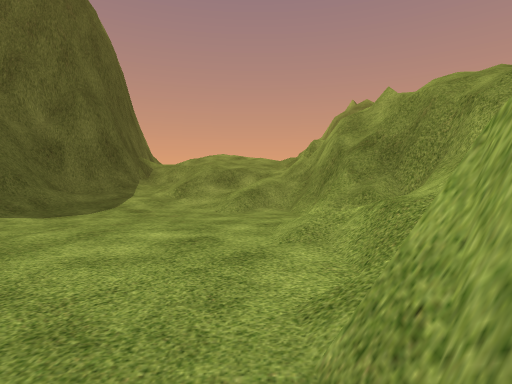
view 1 (above)

12 first-person views from a walk through a Unity game level. The camera is 1.4 m above the floor, tilts 2° down and sees 80° across. The floor is counted in squares, 2 m on a side. Each view is taken from the middle of a square. On the plan, view 1 faces up. The plan holds only what a view shows up to about 10 squares ahead; the rest is blank. The place goes on beyond the plan. Some trees and plants on the terrain are drawn as simple stand-ins. The player character is not drawn.

view 2
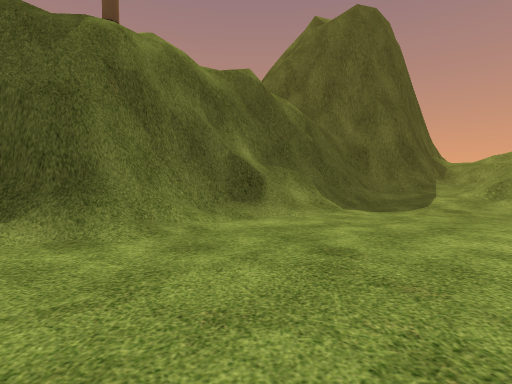

view 3
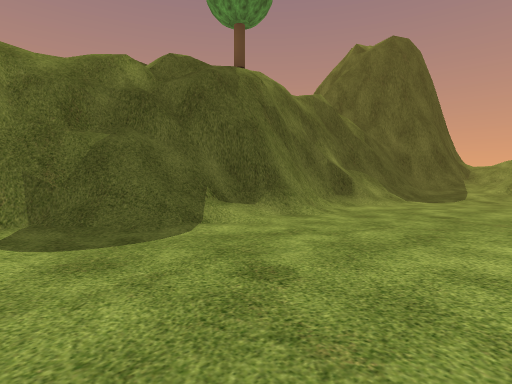

view 4
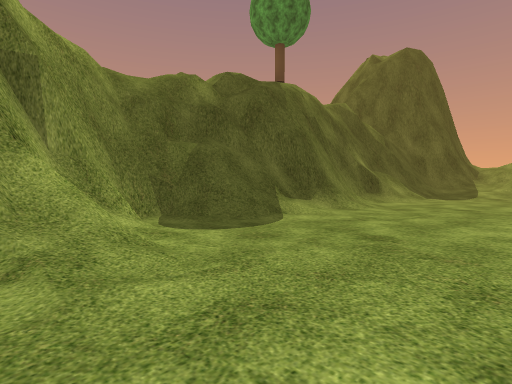

view 5
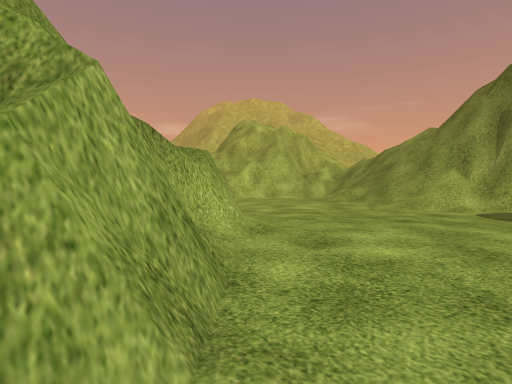

view 6
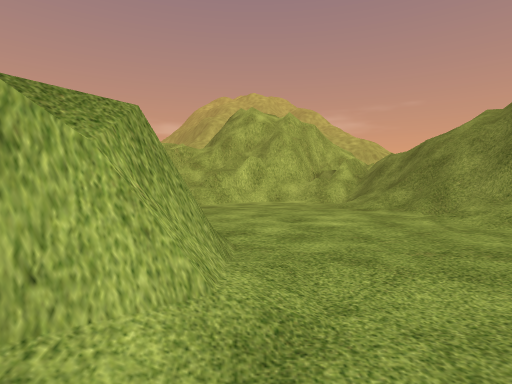

view 7
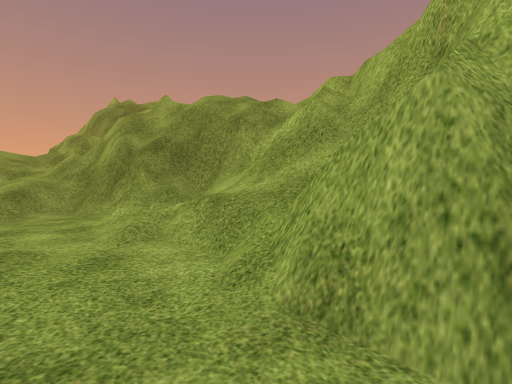

view 8
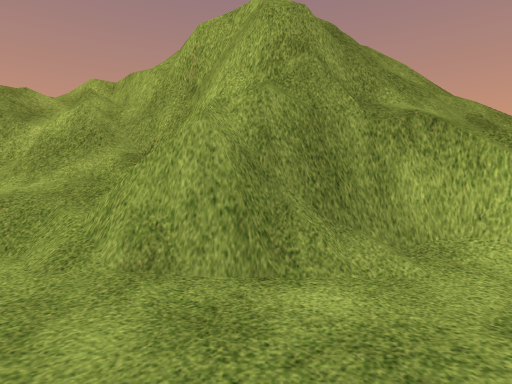

view 9
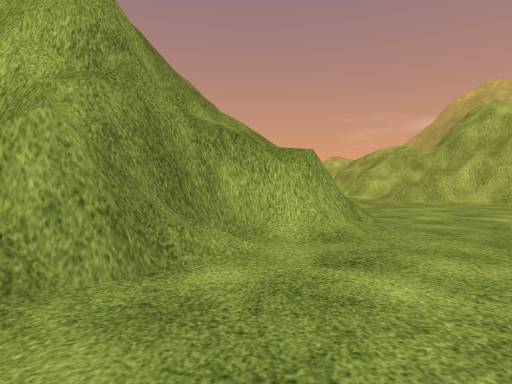

view 10
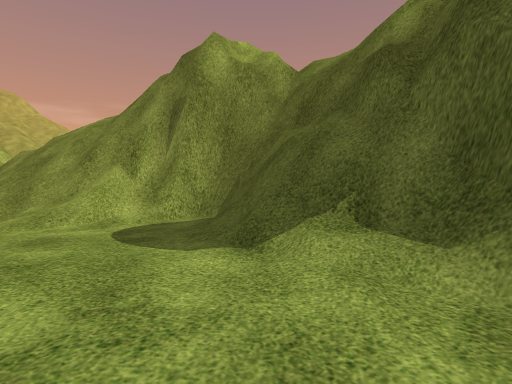

view 11
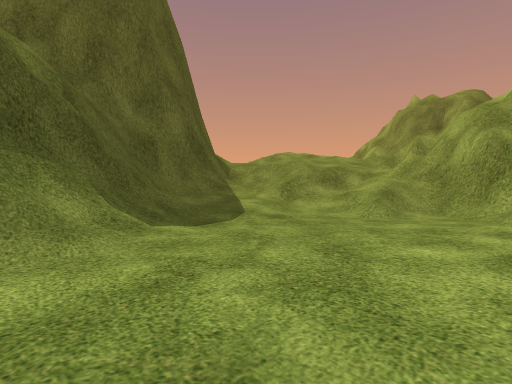

view 12
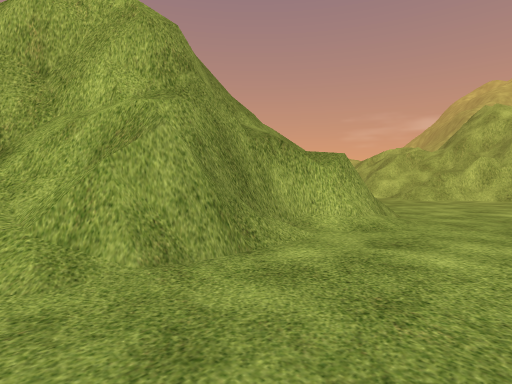

### Floor plan
Key: @ floor where view 1 was taken; # wall or solid block; . main floor; : floor 4.5 m higher than the main floor; + floor 5.5 m higher than the main floor; * floor 8.5 m higher than the main floor; / step, stairs or slope; = window, fence, low wall or low ledge; v drop or lower ground.
Columns run from 9 left of view 1 to 4 right of it. Each row starts with its distance up from view 1.
  8    ##//////#/
  7    #///.//=##
  6   ##//....=/#
  5   #//.....//##
  4   #//.....///=
  3   ##/.....//==
  2    #/.....//##
  1    #=....//###
  0    #/....@=vv
 -1   ##/.....##v
 -2   ##/..../##==
 -3  ##=/..../#=/
 -4  ##/......=
 -5 v ##/......
 -6 *v #=/.....
 -7  =v##/......
 -8   ###=/.....
 -9     #=/.....
-10   +:==/..../
-11   = #=//..=/

Positions as (right, up) in squares from view 1, and headings:
1: (0, 0), facing up
2: (-1, -1), facing up-left
3: (-1, -5), facing up-left
4: (-1, -7), facing up-left
5: (0, 2), facing down
6: (0, -1), facing down
7: (-1, 0), facing up-right
8: (-2, 0), facing right
9: (-2, 1), facing down-right
10: (-3, 0), facing down-left
11: (-3, 1), facing up
12: (-2, 2), facing down-right
